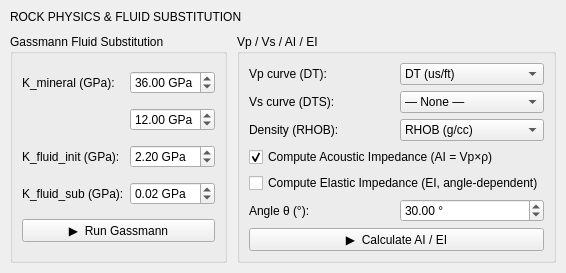
              <widget class="QWidget" name="tabFluidRock">
               <attribute name="title">
                <string>Rock Physics</string>
               </attribute>
               <layout class="QVBoxLayout" name="fluidRockLayout">
                <property name="spacing">
                 <number>10</number>
                </property>
                <property name="leftMargin">
                 <number>10</number>
                </property>
                <property name="topMargin">
                 <number>10</number>
                </property>
                <property name="rightMargin">
                 <number>10</number>
                </property>
                <property name="bottomMargin">
                 <number>10</number>
                </property>
                <item>
                 <widget class="QLabel" name="lblSectionHeader">
                  <property name="text">
                   <string>ROCK PHYSICS &amp; FLUID SUBSTITUTION</string>
                  </property>
                 </widget>
                </item>
                <item>
                 <layout class="QHBoxLayout">
                  <item>
                   <widget class="QGroupBox" name="grpGassmann">
                    <property name="title">
                     <string>Gassmann Fluid Substitution</string>
                    </property>
                    <layout class="QGridLayout">
                     <item row="0" column="0">
                      <widget class="QLabel" name="label">
                       <property name="text">
                        <string>K_mineral (GPa):</string>
                       </property>
                      </widget>
                     </item>
                     <item row="0" column="1">
                      <widget class="QDoubleSpinBox" name="spinKmin">
                       <property name="suffix">
                        <string> GPa</string>
                       </property>
                       <property name="value">
                        <double>36.000000000000000</double>
                       </property>
                      </widget>
                     </item>
                     <item row="1" column="1">
                      <widget class="QDoubleSpinBox" name="spinKdry">
                       <property name="suffix">
                        <string> GPa</string>
                       </property>
                       <property name="value">
                        <double>12.000000000000000</double>
                       </property>
                      </widget>
                     </item>
                     <item row="2" column="0">
                      <widget class="QLabel" name="label">
                       <property name="text">
                        <string>K_fluid_init (GPa):</string>
                       </property>
                      </widget>
                     </item>
                     <item row="2" column="1">
                      <widget class="QDoubleSpinBox" name="spinKfluidInit">
                       <property name="suffix">
                        <string> GPa</string>
                       </property>
                       <property name="value">
                        <double>2.200000000000000</double>
                       </property>
                      </widget>
                     </item>
                     <item row="3" column="0">
                      <widget class="QLabel" name="label">
                       <property name="text">
                        <string>K_fluid_sub (GPa):</string>
                       </property>
                      </widget>
                     </item>
                     <item row="3" column="1">
                      <widget class="QDoubleSpinBox" name="spinKfluidSub">
                       <property name="suffix">
                        <string> GPa</string>
                       </property>
                       <property name="value">
                        <double>0.020000000000000</double>
                       </property>
                      </widget>
                     </item>
                     <item row="4" column="0" colspan="2">
                      <widget class="QPushButton" name="btnRunGassmann">
                       <property name="text">
                        <string>▶  Run Gassmann</string>
                       </property>
                      </widget>
                     </item>
                    </layout>
                   </widget>
                  </item>
                  <item>
                   <widget class="QGroupBox" name="grpVpVs">
                    <property name="title">
                     <string>Vp / Vs / AI / EI</string>
                    </property>
                    <layout class="QGridLayout">
                     <item row="0" column="0">
                      <widget class="QLabel" name="label">
                       <property name="text">
                        <string>Vp curve (DT):</string>
                       </property>
                      </widget>
                     </item>
                     <item row="0" column="1">
                      <widget class="QComboBox" name="comboRPVp">
                       <item>
                        <property name="text">
                         <string>DT (us/ft)</string>
                        </property>
                       </item>
                      </widget>
                     </item>
                     <item row="1" column="0">
                      <widget class="QLabel" name="label">
                       <property name="text">
                        <string>Vs curve (DTS):</string>
                       </property>
                      </widget>
                     </item>
                     <item row="1" column="1">
                      <widget class="QComboBox" name="comboRPVs">
                       <item>
                        <property name="text">
                         <string>— None —</string>
                        </property>
                       </item>
                      </widget>
                     </item>
                     <item row="2" column="0">
                      <widget class="QLabel" name="label">
                       <property name="text">
                        <string>Density (RHOB):</string>
                       </property>
                      </widget>
                     </item>
                     <item row="2" column="1">
                      <widget class="QComboBox" name="comboRPDen">
                       <item>
                        <property name="text">
                         <string>RHOB (g/cc)</string>
                        </property>
                       </item>
                      </widget>
                     </item>
                     <item row="3" column="0" colspan="2">
                      <widget class="QCheckBox" name="chkComputeAI">
                       <property name="text">
                        <string>Compute Acoustic Impedance (AI = Vp×ρ)</string>
                       </property>
                       <property name="checked">
                        <bool>true</bool>
                       </property>
                      </widget>
                     </item>
                     <item row="4" column="0" colspan="2">
                      <widget class="QCheckBox" name="chkComputeEI">
                       <property name="text">
                        <string>Compute Elastic Impedance (EI, angle-dependent)</string>
                       </property>
                      </widget>
                     </item>
                     <item row="5" column="0">
                      <widget class="QLabel" name="label">
                       <property name="text">
                        <string>Angle θ (°):</string>
                       </property>
                      </widget>
                     </item>
                     <item row="5" column="1">
                      <widget class="QDoubleSpinBox" name="spinAngle">
                       <property name="suffix">
                        <string> °</string>
                       </property>
                       <property name="value">
                        <double>30.000000000000000</double>
                       </property>
                      </widget>
                     </item>
                     <item row="6" column="0" colspan="2">
                      <widget class="QPushButton" name="btnCalcAIEI">
                       <property name="text">
                        <string>▶  Calculate AI / EI</string>
                       </property>
                      </widget>
                     </item>
                    </layout>
                   </widget>
                  </item>
                 </layout>
                </item>
               </layout>
              </widget>
